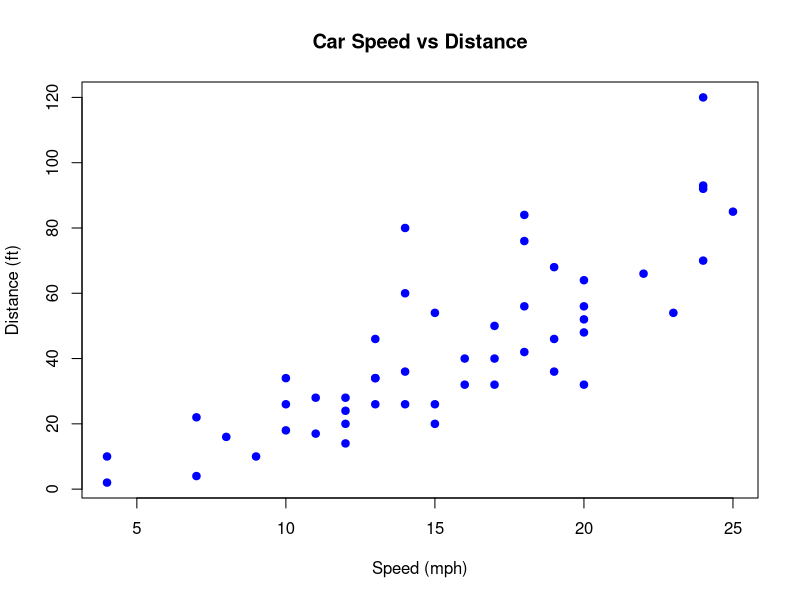

This figure's R source:
## ---- chunk 1
knitr::opts_chunk$set(echo = TRUE)
## ---- chunk 2
plot(cars$speed, cars$dist,
     main = "Car Speed vs Distance",
     xlab = "Speed (mph)",
     ylab = "Distance (ft)",
     pch = 19, col = "blue")
## ---- chunk 3
sessionInfo()
